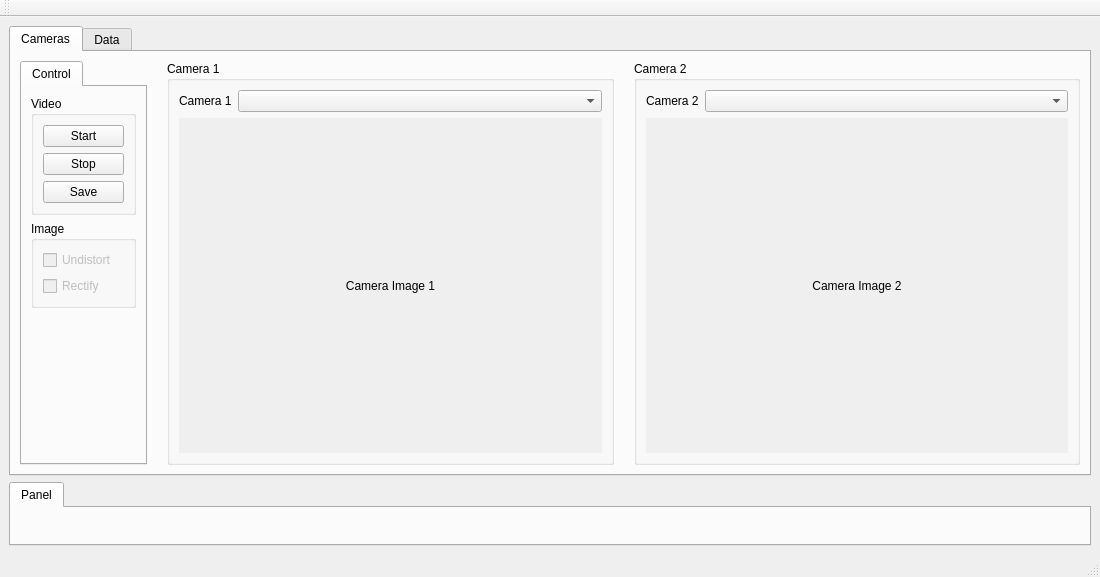
<?xml version="1.0" encoding="UTF-8"?>
<ui version="4.0">
 <class>mainwindow</class>
 <widget class="QMainWindow" name="mainwindow">
  <property name="geometry">
   <rect>
    <x>0</x>
    <y>0</y>
    <width>1100</width>
    <height>577</height>
   </rect>
  </property>
  <property name="minimumSize">
   <size>
    <width>0</width>
    <height>0</height>
   </size>
  </property>
  <property name="windowTitle">
   <string>Stereo Viewer</string>
  </property>
  <widget class="QWidget" name="centralwidget">
   <layout class="QVBoxLayout" name="verticalLayout_4">
    <item>
     <layout class="QHBoxLayout" name="horizontalLayout_4">
      <item>
       <layout class="QVBoxLayout" name="verticalLayout_3">
        <item>
         <widget class="QTabWidget" name="main_widget">
          <property name="currentIndex">
           <number>0</number>
          </property>
          <widget class="QWidget" name="cameras_tab">
           <attribute name="title">
            <string>Cameras</string>
           </attribute>
           <layout class="QHBoxLayout" name="horizontalLayout_3">
            <property name="spacing">
             <number>20</number>
            </property>
            <item>
             <widget class="QTabWidget" name="control_tab">
              <property name="sizePolicy">
               <sizepolicy hsizetype="Preferred" vsizetype="Expanding">
                <horstretch>0</horstretch>
                <verstretch>0</verstretch>
               </sizepolicy>
              </property>
              <property name="currentIndex">
               <number>0</number>
              </property>
              <widget class="QWidget" name="tab_0">
               <attribute name="title">
                <string>Control</string>
               </attribute>
               <layout class="QVBoxLayout" name="verticalLayout_6">
                <item>
                 <widget class="QGroupBox" name="groupBox_3">
                  <property name="title">
                   <string>Video</string>
                  </property>
                  <layout class="QVBoxLayout" name="verticalLayout_5">
                   <item>
                    <widget class="QPushButton" name="start_record_button">
                     <property name="text">
                      <string>Start</string>
                     </property>
                    </widget>
                   </item>
                   <item>
                    <widget class="QPushButton" name="stop_record_button">
                     <property name="text">
                      <string>Stop</string>
                     </property>
                    </widget>
                   </item>
                   <item>
                    <widget class="QPushButton" name="save_record_button">
                     <property name="text">
                      <string>Save</string>
                     </property>
                    </widget>
                   </item>
                  </layout>
                 </widget>
                </item>
                <item>
                 <widget class="QGroupBox" name="groupBox_4">
                  <property name="title">
                   <string>Image</string>
                  </property>
                  <layout class="QVBoxLayout" name="verticalLayout_8">
                   <item>
                    <widget class="QCheckBox" name="undistort_checkbox">
                     <property name="enabled">
                      <bool>false</bool>
                     </property>
                     <property name="text">
                      <string>Undistort</string>
                     </property>
                    </widget>
                   </item>
                   <item>
                    <widget class="QCheckBox" name="rectification_checkbox">
                     <property name="enabled">
                      <bool>false</bool>
                     </property>
                     <property name="text">
                      <string>Rectify</string>
                     </property>
                    </widget>
                   </item>
                  </layout>
                 </widget>
                </item>
                <item>
                 <spacer name="verticalSpacer">
                  <property name="orientation">
                   <enum>Qt::Vertical</enum>
                  </property>
                  <property name="sizeHint" stdset="0">
                   <size>
                    <width>20</width>
                    <height>40</height>
                   </size>
                  </property>
                 </spacer>
                </item>
               </layout>
              </widget>
             </widget>
            </item>
            <item>
             <widget class="QGroupBox" name="groupBox">
              <property name="title">
               <string>Camera 1</string>
              </property>
              <layout class="QVBoxLayout" name="verticalLayout">
               <item>
                <layout class="QHBoxLayout" name="horizontalLayout">
                 <item>
                  <widget class="QLabel" name="label_2">
                   <property name="sizePolicy">
                    <sizepolicy hsizetype="Preferred" vsizetype="Minimum">
                     <horstretch>0</horstretch>
                     <verstretch>0</verstretch>
                    </sizepolicy>
                   </property>
                   <property name="maximumSize">
                    <size>
                     <width>16777215</width>
                     <height>30</height>
                    </size>
                   </property>
                   <property name="text">
                    <string>Camera 1</string>
                   </property>
                  </widget>
                 </item>
                 <item>
                  <widget class="QComboBox" name="camera0_combobox">
                   <property name="sizePolicy">
                    <sizepolicy hsizetype="MinimumExpanding" vsizetype="Fixed">
                     <horstretch>0</horstretch>
                     <verstretch>0</verstretch>
                    </sizepolicy>
                   </property>
                   <property name="maximumSize">
                    <size>
                     <width>16777215</width>
                     <height>30</height>
                    </size>
                   </property>
                  </widget>
                 </item>
                </layout>
               </item>
               <item>
                <widget class="QLabel" name="camera0_image">
                 <property name="sizePolicy">
                  <sizepolicy hsizetype="MinimumExpanding" vsizetype="Expanding">
                   <horstretch>0</horstretch>
                   <verstretch>0</verstretch>
                  </sizepolicy>
                 </property>
                 <property name="minimumSize">
                  <size>
                   <width>400</width>
                   <height>300</height>
                  </size>
                 </property>
                 <property name="maximumSize">
                  <size>
                   <width>1200</width>
                   <height>900</height>
                  </size>
                 </property>
                 <property name="autoFillBackground">
                  <bool>true</bool>
                 </property>
                 <property name="frameShape">
                  <enum>QFrame::NoFrame</enum>
                 </property>
                 <property name="text">
                  <string>Camera Image 1</string>
                 </property>
                 <property name="scaledContents">
                  <bool>false</bool>
                 </property>
                 <property name="alignment">
                  <set>Qt::AlignCenter</set>
                 </property>
                </widget>
               </item>
              </layout>
             </widget>
            </item>
            <item>
             <widget class="QGroupBox" name="groupBox_2">
              <property name="minimumSize">
               <size>
                <width>0</width>
                <height>0</height>
               </size>
              </property>
              <property name="title">
               <string>Camera 2</string>
              </property>
              <layout class="QVBoxLayout" name="verticalLayout_2">
               <item>
                <layout class="QHBoxLayout" name="horizontalLayout_2">
                 <item>
                  <widget class="QLabel" name="label_3">
                   <property name="sizePolicy">
                    <sizepolicy hsizetype="Preferred" vsizetype="Minimum">
                     <horstretch>0</horstretch>
                     <verstretch>0</verstretch>
                    </sizepolicy>
                   </property>
                   <property name="maximumSize">
                    <size>
                     <width>16777215</width>
                     <height>30</height>
                    </size>
                   </property>
                   <property name="text">
                    <string>Camera 2</string>
                   </property>
                  </widget>
                 </item>
                 <item>
                  <widget class="QComboBox" name="camera1_combobox">
                   <property name="sizePolicy">
                    <sizepolicy hsizetype="MinimumExpanding" vsizetype="Fixed">
                     <horstretch>0</horstretch>
                     <verstretch>0</verstretch>
                    </sizepolicy>
                   </property>
                   <property name="maximumSize">
                    <size>
                     <width>16777215</width>
                     <height>30</height>
                    </size>
                   </property>
                  </widget>
                 </item>
                </layout>
               </item>
               <item>
                <widget class="QLabel" name="camera1_image">
                 <property name="sizePolicy">
                  <sizepolicy hsizetype="MinimumExpanding" vsizetype="Expanding">
                   <horstretch>0</horstretch>
                   <verstretch>0</verstretch>
                  </sizepolicy>
                 </property>
                 <property name="minimumSize">
                  <size>
                   <width>400</width>
                   <height>300</height>
                  </size>
                 </property>
                 <property name="maximumSize">
                  <size>
                   <width>1200</width>
                   <height>900</height>
                  </size>
                 </property>
                 <property name="autoFillBackground">
                  <bool>true</bool>
                 </property>
                 <property name="frameShape">
                  <enum>QFrame::NoFrame</enum>
                 </property>
                 <property name="text">
                  <string>Camera Image 2</string>
                 </property>
                 <property name="scaledContents">
                  <bool>false</bool>
                 </property>
                 <property name="alignment">
                  <set>Qt::AlignCenter</set>
                 </property>
                </widget>
               </item>
              </layout>
             </widget>
            </item>
           </layout>
          </widget>
          <widget class="QWidget" name="data_tab">
           <attribute name="title">
            <string>Data</string>
           </attribute>
           <layout class="QHBoxLayout" name="horizontalLayout_7">
            <property name="spacing">
             <number>20</number>
            </property>
            <item>
             <widget class="QTabWidget" name="visualization_control_tabs">
              <property name="sizePolicy">
               <sizepolicy hsizetype="Minimum" vsizetype="Expanding">
                <horstretch>0</horstretch>
                <verstretch>0</verstretch>
               </sizepolicy>
              </property>
              <property name="currentIndex">
               <number>0</number>
              </property>
              <widget class="QWidget" name="visualization_tab">
               <attribute name="title">
                <string>Visualization</string>
               </attribute>
               <layout class="QVBoxLayout" name="verticalLayout_9">
                <item>
                 <widget class="QCheckBox" name="pattern_detection_checkbox">
                  <property name="text">
                   <string>Detect Pattern</string>
                  </property>
                 </widget>
                </item>
                <item>
                 <widget class="QCheckBox" name="show_epilines_checkbox">
                  <property name="enabled">
                   <bool>false</bool>
                  </property>
                  <property name="text">
                   <string>Show Epilolar Lines</string>
                  </property>
                 </widget>
                </item>
                <item>
                 <spacer name="verticalSpacer_3">
                  <property name="orientation">
                   <enum>Qt::Vertical</enum>
                  </property>
                  <property name="sizeHint" stdset="0">
                   <size>
                    <width>20</width>
                    <height>40</height>
                   </size>
                  </property>
                 </spacer>
                </item>
               </layout>
              </widget>
             </widget>
            </item>
            <item>
             <layout class="QVBoxLayout" name="verticalLayout_12">
              <item>
               <layout class="QHBoxLayout" name="horizontalLayout_5">
                <item>
                 <widget class="QLabel" name="label">
                  <property name="sizePolicy">
                   <sizepolicy hsizetype="Preferred" vsizetype="Minimum">
                    <horstretch>0</horstretch>
                    <verstretch>0</verstretch>
                   </sizepolicy>
                  </property>
                  <property name="text">
                   <string>Data Path</string>
                  </property>
                 </widget>
                </item>
                <item>
                 <widget class="QTextEdit" name="data_path_text">
                  <property name="enabled">
                   <bool>true</bool>
                  </property>
                  <property name="sizePolicy">
                   <sizepolicy hsizetype="Expanding" vsizetype="Fixed">
                    <horstretch>0</horstretch>
                    <verstretch>0</verstretch>
                   </sizepolicy>
                  </property>
                  <property name="maximumSize">
                   <size>
                    <width>16777215</width>
                    <height>30</height>
                   </size>
                  </property>
                  <property name="readOnly">
                   <bool>true</bool>
                  </property>
                  <property name="acceptRichText">
                   <bool>false</bool>
                  </property>
                 </widget>
                </item>
                <item>
                 <widget class="QPushButton" name="open_data_button">
                  <property name="text">
                   <string>Open...</string>
                  </property>
                 </widget>
                </item>
               </layout>
              </item>
              <item>
               <layout class="QHBoxLayout" name="horizontalLayout_6">
                <item>
                 <widget class="QGroupBox" name="groupBox_5">
                  <property name="title">
                   <string>Image 0</string>
                  </property>
                  <layout class="QVBoxLayout" name="verticalLayout_11">
                   <item>
                    <widget class="QLabel" name="image0_label">
                     <property name="sizePolicy">
                      <sizepolicy hsizetype="Expanding" vsizetype="Expanding">
                       <horstretch>0</horstretch>
                       <verstretch>0</verstretch>
                      </sizepolicy>
                     </property>
                     <property name="minimumSize">
                      <size>
                       <width>400</width>
                       <height>300</height>
                      </size>
                     </property>
                     <property name="maximumSize">
                      <size>
                       <width>800</width>
                       <height>600</height>
                      </size>
                     </property>
                     <property name="text">
                      <string>Image 0</string>
                     </property>
                     <property name="alignment">
                      <set>Qt::AlignCenter</set>
                     </property>
                    </widget>
                   </item>
                  </layout>
                 </widget>
                </item>
                <item>
                 <widget class="QGroupBox" name="groupBox_6">
                  <property name="title">
                   <string>Image 1</string>
                  </property>
                  <layout class="QVBoxLayout" name="verticalLayout_10">
                   <item>
                    <widget class="QLabel" name="image1_label">
                     <property name="sizePolicy">
                      <sizepolicy hsizetype="Expanding" vsizetype="Expanding">
                       <horstretch>0</horstretch>
                       <verstretch>0</verstretch>
                      </sizepolicy>
                     </property>
                     <property name="minimumSize">
                      <size>
                       <width>400</width>
                       <height>300</height>
                      </size>
                     </property>
                     <property name="maximumSize">
                      <size>
                       <width>800</width>
                       <height>600</height>
                      </size>
                     </property>
                     <property name="text">
                      <string>Image 1</string>
                     </property>
                     <property name="alignment">
                      <set>Qt::AlignCenter</set>
                     </property>
                    </widget>
                   </item>
                  </layout>
                 </widget>
                </item>
               </layout>
              </item>
             </layout>
            </item>
           </layout>
          </widget>
         </widget>
        </item>
        <item>
         <widget class="QTabWidget" name="panel_widget">
          <property name="sizePolicy">
           <sizepolicy hsizetype="Expanding" vsizetype="Preferred">
            <horstretch>0</horstretch>
            <verstretch>0</verstretch>
           </sizepolicy>
          </property>
          <property name="currentIndex">
           <number>0</number>
          </property>
          <widget class="QWidget" name="panel_tab">
           <attribute name="title">
            <string>Panel</string>
           </attribute>
           <layout class="QVBoxLayout" name="verticalLayout_7">
            <item>
             <spacer name="verticalSpacer_2">
              <property name="orientation">
               <enum>Qt::Vertical</enum>
              </property>
              <property name="sizeHint" stdset="0">
               <size>
                <width>20</width>
                <height>16</height>
               </size>
              </property>
             </spacer>
            </item>
           </layout>
          </widget>
         </widget>
        </item>
       </layout>
      </item>
     </layout>
    </item>
   </layout>
  </widget>
  <widget class="QMenuBar" name="menubar">
   <property name="geometry">
    <rect>
     <x>0</x>
     <y>0</y>
     <width>1100</width>
     <height>22</height>
    </rect>
   </property>
  </widget>
  <widget class="QStatusBar" name="statusbar"/>
  <widget class="QToolBar" name="toolBar">
   <property name="windowTitle">
    <string>toolBar</string>
   </property>
   <attribute name="toolBarArea">
    <enum>TopToolBarArea</enum>
   </attribute>
   <attribute name="toolBarBreak">
    <bool>false</bool>
   </attribute>
  </widget>
 </widget>
 <resources/>
 <connections/>
</ui>
